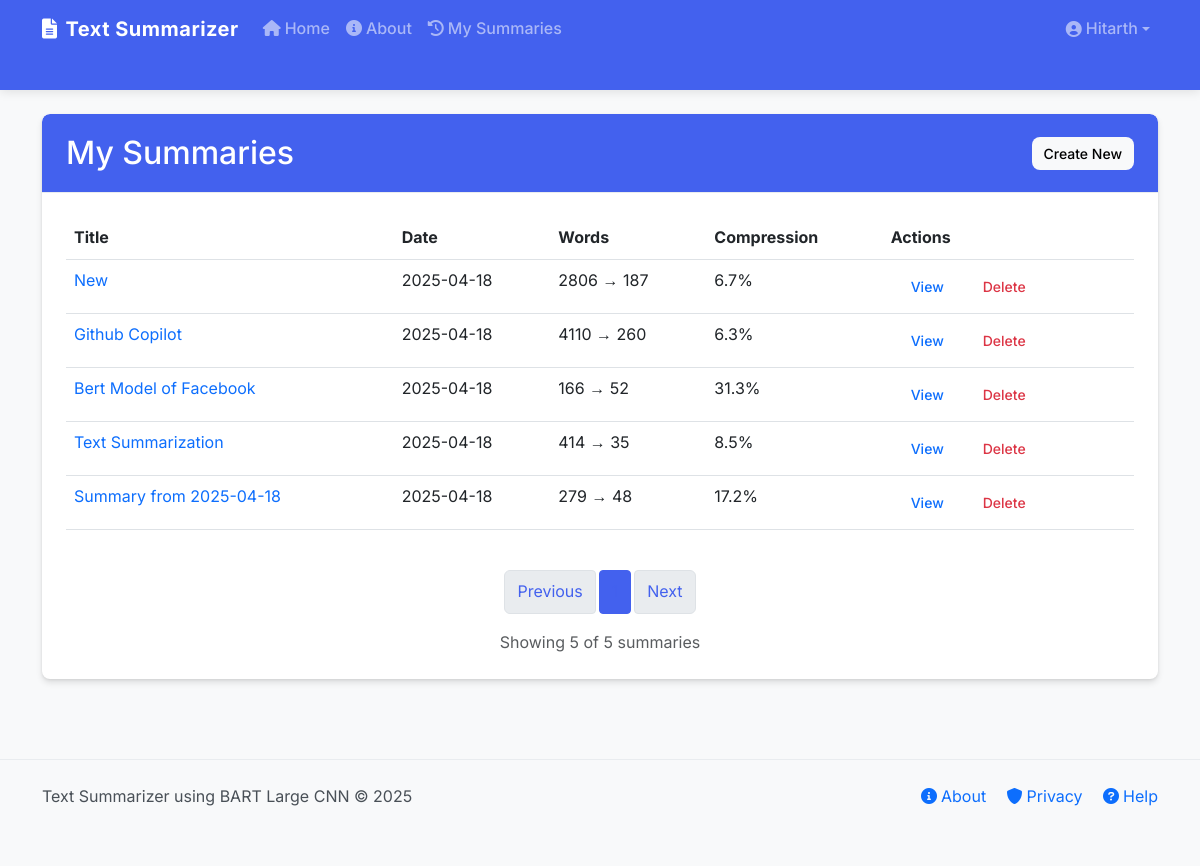
The app's page /history (signed in) with its own data.
### app/models.py (models this page shows, shortened)
class User(UserMixin, db.Model):
    id = db.Column(db.Integer, primary_key=True)
    username = db.Column(db.String(64), index=True, unique=True)
    email = db.Column(db.String(120), index=True, unique=True)
    password_hash = db.Column(db.String(128))
    created_at = db.Column(db.DateTime, default=datetime.utcnow)
    last_seen = db.Column(db.DateTime, default=datetime.utcnow)
    summaries = db.relationship('Summary', backref='author', lazy='dynamic')

class Summary(db.Model):
    id = db.Column(db.Integer, primary_key=True)
    title = db.Column(db.String(200))
    original_text = db.Column(db.Text)
    summary_text = db.Column(db.Text)
    url = db.Column(db.String(500))
    created_at = db.Column(db.DateTime, index=True, default=datetime.utcnow)
    user_id = db.Column(db.Integer, db.ForeignKey('user.id'))
    parameters = db.Column(db.Text)  # Stored as JSON
    original_length = db.Column(db.Integer)  # Word count of original text
    summary_length = db.Column(db.Integer)  # Word count of summary
    compression_ratio = db.Column(db.Float)  # Summary length / Original length
    processing_time = db.Column(db.Float)  # Time taken to generate summary

### app/routes.py (the view)
@main_bp.route('/history')
@login_required
def history():
    page = request.args.get('page', 1, type=int)
    per_page = current_app.config['SUMMARIES_PER_PAGE']
    summaries = Summary.query.filter_by(user_id=current_user.id) \
        .order_by(Summary.created_at.desc()) \
        .paginate(page=page, per_page=per_page, error_out=False)
    return render_template('history.html',
                           title="My Summaries",
                           summaries=summaries)

### app/models.py (called while the page is built)
@login.user_loader
def load_user(id):
    return User.query.get(int(id))

### app/templates/history.html (shortened to what this page needs)
{% extends "base.html" %}
{% block content %}
<div class="card">
    <div class="card-header bg-primary text-white d-flex justify-content-between align-items-center">
        <h2 class="mb-0">My Summaries</h2>
        <a href="{{ url_for('main.index') }}" class="btn btn-light btn-sm">Create New</a>
    </div>
    <div class="card-body">
        {% if summaries.items %}
            <div class="table-responsive">
                <table class="table table-hover">
                    <thead>
                        <tr>
                            <th>Title</th>
                            <th>Date</th>
                            <th>Words</th>
                            <th>Compression</th>
                            <th>Actions</th>
                        </tr>
                    </thead>
                    <tbody>
                        {% for summary in summaries.items %}
                        <tr>
                            <td>
                                <a href="{{ url_for('main.view_summary', id=summary.id) }}" class="text-decoration-none">
                                    {{ summary.title }}
                                </a>
                            </td>
                            <td>{{ summary.created_at.strftime('%Y-%m-%d') }}</td>
                            <td>{{ summary.original_length }} → {{ summary.summary_length }}</td>
                            <td>{{ (summary.compression_ratio * 100)|round(1) }}%</td>
                            <td>
                                <div class="btn-group btn-group-sm">
                                    <a href="{{ url_for('main.view_summary', id=summary.id) }}" class="btn btn-outline-primary">
                                        View
                                    </a>
                                    <a href="{{ url_for('main.delete_summary', id=summary.id) }}"
                                       class="btn btn-outline-danger"
                                       onclick="return confirm('Are you sure you want to delete this summary?')">
                                        Delete
                                    </a>
                                </div>
                            </td>
                        </tr>
                        {% endfor %}
                    </tbody>
                </table>
            </div>
            <nav aria-label="Summary pagination">
                <ul class="pagination justify-content-center">
                    {% if summaries.has_prev %}
                        <li class="page-item">
                            <a class="page-link" href="{{ url_for('main.history', page=summaries.prev_num) }}">
                                Previous
                            </a>
                        </li>
                    {% else %}
                        <li class="page-item disabled">
                            <span class="page-link">Previous</span>
                        </li>
                    {% endif %}
                    {% for page_num in summaries.iter_pages(left_edge=1, right_edge=1, left_current=1, right_current=2) %}
                        {% if page_num %}
                            {% if page_num == summaries.page %}
                                <li class="page-item active">
                                    <span class="page-link">{{ page_num }}</span>
                                </li>
                            {% endif %}
                        {% else %}
                            <li class="page-item disabled">
                                <span class="page-link">...</span>
                            </li>
                        {% endif %}
                    {% endfor %}
                    {% if summaries.has_next %}
                        <li class="page-item">
                            <a class="page-link" href="{{ url_for('main.history', page=summaries.next_num) }}">
                                Next
                            </a>
                        </li>
                    {% else %}
                        <li class="page-item disabled">
                            <span class="page-link">Next</span>
                        </li>
                    {% endif %}
                </ul>
            </nav>
            <div class="text-center text-muted">
                Showing {{ summaries.items|length }} of {{ summaries.total }} summaries
            </div>
        {% else %}
            <div class="alert alert-info text-center">
                <h4>No summaries yet!</h4>
                <p>Start creating summaries to build your history.</p>
                <a href="{{ url_for('main.index') }}" class="btn btn-primary mt-2">Create Your First Summary</a>
            </div>
        {% endif %}
    </div>
</div>
{% endblock %}

### app/templates/base.html (shortened to what this page needs)
<!DOCTYPE html>
<html lang="en">
<head>
    <link href="https://cdn.jsdelivr.net/npm/bootstrap@5.3.0/dist/css/bootstrap.min.css" rel="stylesheet">
    <link href="https://cdnjs.cloudflare.com/ajax/libs/font-awesome/6.0.0/css/all.min.css" rel="stylesheet">
    <link rel="stylesheet" href="{{ url_for('static', filename='css/style.css') }}">
</head>
<body>
    <nav class="navbar navbar-expand-lg navbar-dark bg-primary sticky-top">
        <div class="container">
            <a class="navbar-brand d-flex align-items-center" href="{{ url_for('main.index') }}">
                <i class="fas fa-file-alt me-2"></i>
                <span>Text Summarizer</span>
            </a>
            <div class="collapse navbar-collapse" id="navbarNav">
                <ul class="navbar-nav me-auto">
                    <li class="nav-item">
                        <a class="nav-link" href="{{ url_for('main.index') }}">
                            <i class="fas fa-home me-1"></i>Home
                        </a>
                    </li>
                    <li class="nav-item">
                        <a class="nav-link" href="{{ url_for('main.about') }}">
                            <i class="fas fa-info-circle me-1"></i>About
                        </a>
                    </li>
                    {% if current_user.is_authenticated %}
                    <li class="nav-item">
                        <a class="nav-link" href="{{ url_for('main.history') }}">
                            <i class="fas fa-history me-1"></i>My Summaries
                        </a>
                    </li>
                    {% endif %}
                </ul>
                <ul class="navbar-nav ms-auto">
                    {% if current_user.is_authenticated %}
                    <li class="nav-item dropdown">
                        <a class="nav-link dropdown-toggle d-flex align-items-center" href="#" id="navbarDropdown" role="button" data-bs-toggle="dropdown" aria-expanded="false">
                            <i class="fas fa-user-circle me-1"></i>
                            <span>{{ current_user.username }}</span>
                        </a>
                    </li>
                    {% endif %}
                </ul>
            </div>
        </div>
    </nav>
    <main class="py-4">
        <div class="container">
            {% block content %}{% endblock %}
        </div>
    </main>
    <footer class="py-4">
        <div class="container">
            <div class="row align-items-center">
                <div class="col-md-6 text-center text-md-start">
                    <p class="mb-0">Text Summarizer using BART Large CNN © 2025</p>
                </div>
                <div class="col-md-6 text-center text-md-end mt-3 mt-md-0">
                    <a href="{{ url_for('main.about') }}" class="text-decoration-none me-3">
                        <i class="fas fa-info-circle me-1"></i>About
                    </a>
                    <a href="#" class="text-decoration-none me-3">
                        <i class="fas fa-shield-alt me-1"></i>Privacy
                    </a>
                    <a href="#" class="text-decoration-none">
                        <i class="fas fa-question-circle me-1"></i>Help
                    </a>
                </div>
            </div>
        </div>
    </footer>
</body>
</html>

### static/css/style.css (style rules this page uses)
:root { --primary-color: #4361ee; --primary-dark: #3a56d4; --secondary-color: #4cc9f0; --success-color: #2ecc71; --warning-color: #f39c12; --danger-color: #e74c3c; --light-color: #f8f9fa; --dark-color: #2d3748; --gray-100: #f8f9fa; --gray-200: #e9ecef; --gray-300: #dee2e6; --gray-400: #ced4da; --gray-500: #adb5bd; --gray-600: #6c757d; --gray-700: #495057; --gray-800: #343a40; --gray-900: #212529; --border-radius: 0.5rem; --box-shadow: 0 4px 6px rgba(0, 0, 0, 0.1), 0 1px 3px rgba(0, 0, 0, 0.08); --transition: all 0.3s ease; }
body { background-color: var(--gray-100); font-family: 'Inter', 'Segoe UI', Tahoma, Geneva, Verdana, sans-serif; min-height: 100vh; display: flex; flex-direction: column; color: var(--gray-800); line-height: 1.6; }
.container { flex: 1; padding-bottom: 2rem; }
.navbar { box-shadow: 0 2px 10px rgba(0, 0, 0, 0.1); }
.navbar-dark.bg-primary { background-color: var(--primary-color) !important; }
.navbar-brand { font-weight: 700; letter-spacing: 0.5px; }
.nav-link { font-weight: 500; transition: var(--transition); }
.card { border-radius: var(--border-radius); box-shadow: var(--box-shadow); margin-bottom: 1.5rem; overflow: hidden; border: none; transition: var(--transition); }
.card-header { border-radius: var(--border-radius) var(--border-radius) 0 0 !important; padding: 1.25rem 1.5rem; font-weight: 600; border-bottom: 1px solid var(--gray-200); }
.card-header.bg-primary { background-color: var(--primary-color) !important; }
.card-body { padding: 1.5rem; }
.btn { border-radius: var(--border-radius); padding: 0.5rem 1.25rem; font-weight: 500; transition: var(--transition); border: none; }
.btn-sm { padding: 0.375rem 0.75rem; font-size: 0.875rem; }
.pagination { margin-top: 1.5rem; }
.pagination .page-link { color: var(--primary-color); border-color: var(--gray-300); padding: 0.5rem 0.75rem; margin: 0 0.25rem; border-radius: 0.25rem; }
.pagination .page-item.active .page-link { background-color: var(--primary-color); border-color: var(--primary-color); }
footer { background-color: var(--gray-100); border-top: 1px solid var(--gray-200); padding: 1.5rem 0; margin-top: auto; color: var(--gray-700); }

### records on screen
User: username "Hitarth"
Summary: title "New", created_at "2025-04-18", original_length "2806", summary_length "187", (summary.compression_ratio*100)|round(1) "6.7"
Summary: title "Github Copilot", created_at "2025-04-18", original_length "4110", summary_length "260", (summary.compression_ratio*100)|round(1) "6.3"
Summary: title "Bert Model of Facebook", created_at "2025-04-18", original_length "166", summary_length "52", (summary.compression_ratio*100)|round(1) "31.3"
Summary: title "Text Summarization", created_at "2025-04-18", original_length "414", summary_length "35", (summary.compression_ratio*100)|round(1) "8.5"
Summary: title "Summary from 2025-04-18", created_at "2025-04-18", original_length "279", summary_length "48", (summary.compression_ratio*100)|round(1) "17.2"

### other values on screen
{{ summaries.items|length }} "5"
{{ summaries.total }} "5"
